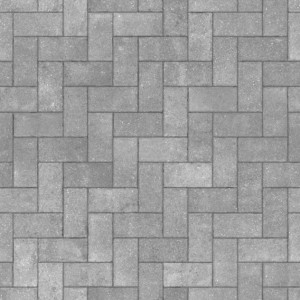
#> input picture Aulas/Semana 4/tiles1.tiff, 300 x 300 px
$ jupyter execute 'Aplicando a DFT.ipynb'
#> lines starting #> are read from the running program, lines starting #| are printed output that depends on the picture
[cell 1]
import numpy as np
import matplotlib.pyplot as plt
from scipy.fftpack import fft, fftfreq, fftshift

## 1. DFT 1D

#### Mistura de cosenos com ruído
Vamos definir um sinal dado pela mistura de duas funções coseno mais um ruído

[cell 2]
freq_s1 = 2.
freq_s2 = 5.
x = np.arange(0, 3, 0.01)
y = 8*np.cos(2*np.pi*freq_s1*x) + 7*np.cos(2*np.pi*freq_s2*x) + 3*np.random.normal(0., 1., x.size)

plt.plot(x, y)
#> figure, not shown here; curve peaks at x = 1, y = 20.65

[cell 3]
Fy = fft(y)
freqs = fftfreq(len(x), x[1]-x[0])
# Lembrando que a transformada está organizada de acordo com as frequências
# [0, ..., fmax, -fmax, ...]. Para deixarmos o sinal organizado de forma mais
# intuitiva, reordenamos as frequências:
Fy = fftshift(Fy)
freqs = fftshift(freqs)
plt.plot(freqs, np.abs(Fy))
plt.xlim((-10,10))
#> figure, not shown here; curve peaks at x = -2, y = 1246.2

#### Função caixa

[cell 4]
x = np.linspace(0, 1, 100)
y = np.zeros(len(x))
y[45:55] = 1

Fy = fft(y)
freqs = fftfreq(len(x), x[1]-x[0])
Fy = fftshift(Fy)
freqs = fftshift(freqs)

plt.subplot(1, 2, 1)
plt.plot(x, y)
plt.title('Sinal original')
plt.subplot(1, 2, 2)
plt.plot(freqs, np.abs(Fy))
plt.xlabel('Frequência')
plt.ylabel('Amplitude')
plt.title('Transformada de Fourier')
#> figure, not shown here; panel 1: curve peaks at x = 0.455, y = 1; panel 2: curve peaks at x = 0, y = 10

## 2. DFT 2D de um sinal artificial

[cell 5]
from scipy.fftpack import fft2, fftshift, fftfreq

# Vamos definir uma imagem dada pela mistura de duas funções coseno,
# cada uma em uma direção (horizontal e vertical), mais um ruído
N = 150
quant_ruido = 0.
freq_r = 2./N    # 2 ciclos de coseno ao longo das linhas
freq_c = 5./N    # 5 ciclos de coseno ao longo das colunas
Z = np.zeros((N, N))
for row in range(N):
    for col in range(N):
        Z[row, col] = 4*np.cos(2*np.pi*freq_r*row) + 5*np.cos(2*np.pi*freq_c*col) + \
                        quant_ruido*np.random.normal(0., 1.)
plt.imshow(Z, 'gray')
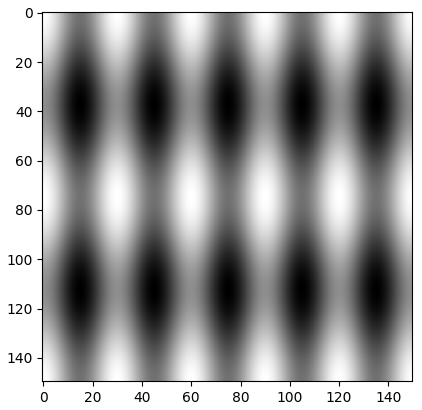
#> figure drawn by matplotlib, 1 panel

[cell 6]
FZ = fft2(Z)
freqs = fftfreq(N, 1.)
FZ = fftshift(FZ)         # Shift values so that the center of the array has frequency 0
freqs = fftshift(freqs)
plt.pcolormesh(freqs, freqs, np.abs(FZ), cmap='gray')
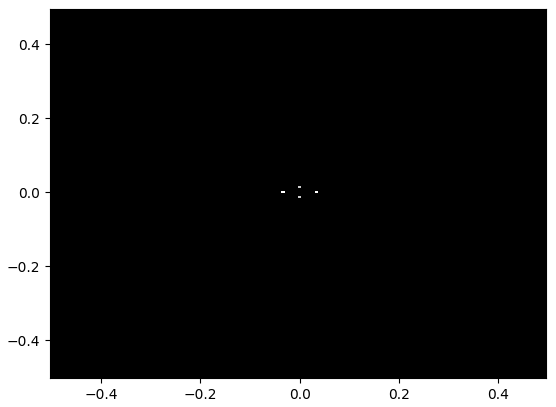
#> figure drawn by matplotlib, 1 panel

[cell 7]
plt.pcolormesh(freqs, freqs, np.abs(FZ), cmap='gray')
plt.xlim((-0.1, 0.1))
plt.ylim((-0.1, 0.1))
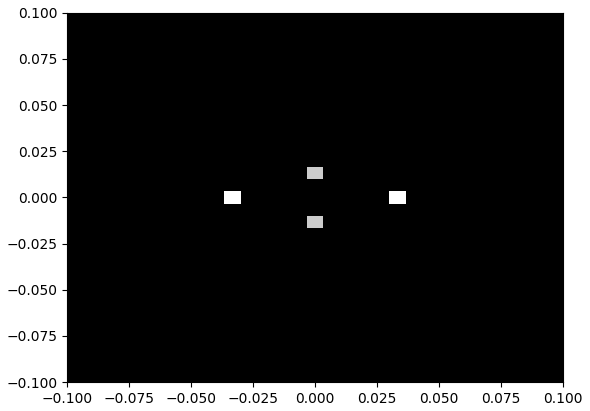
#> figure drawn by matplotlib, 1 panel

[cell 8]
plt.pcolormesh(freqs, freqs, np.log(np.abs(FZ)), cmap='gray')
plt.xlim((-0.1, 0.1))
plt.ylim((-0.1, 0.1))
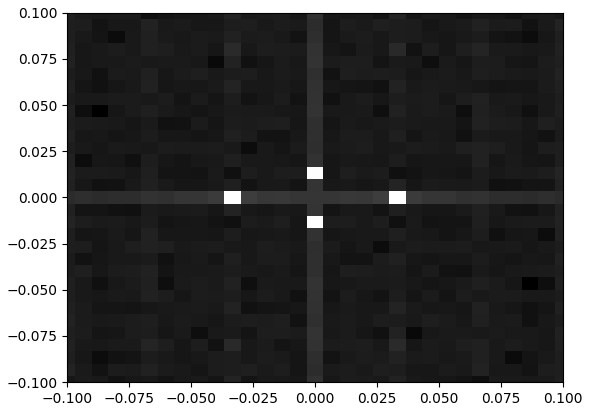
#> figure drawn by matplotlib, 1 panel

## 3. DFT 2D de imagens com repetição

[cell 9]
def calc_fourier_and_plot(img):
    '''Calcula transformada de Fourier de uma imagem e plota o resultado'''
    num_rows, num_cols = img.shape

    Fimg = fft2(img)
    freq_r = fftfreq(num_rows)
    freq_c = fftfreq(num_cols)

    Fimg = fftshift(Fimg)
    freq_r = fftshift(freq_r)
    freq_c = fftshift(freq_c)
    plt.figure(figsize=[8,8])
    plt.pcolormesh(freq_c, freq_r, np.log(np.abs(Fimg)), cmap='gray')

[cell 10]
filename='tiles1.tiff'

img = plt.imread(filename)
#> img is the input picture: shape (300, 300); min 88, max 227, mean 157.9
plt.figure(figsize=[8,8])
plt.imshow(img, 'gray')

calc_fourier_and_plot(img)
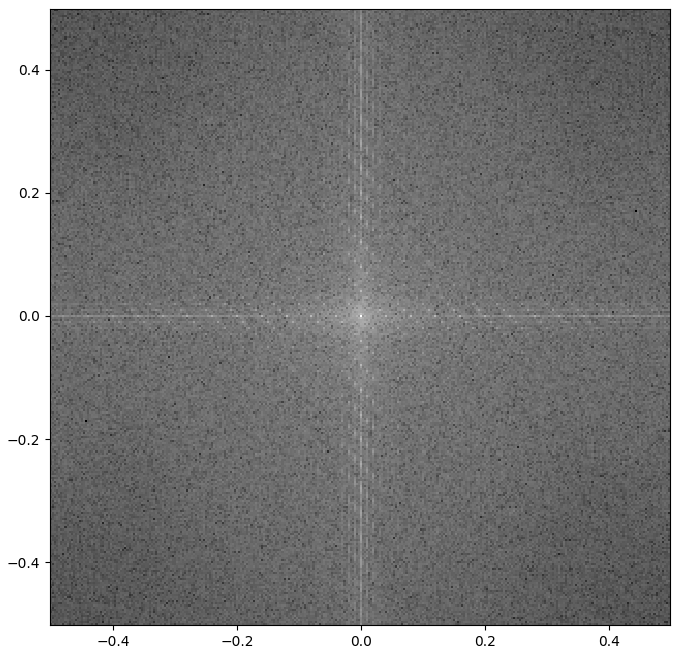
#> figure drawn by matplotlib, 1 panel

[cell 11]
filename='tiles2.tiff'

img = plt.imread(filename)
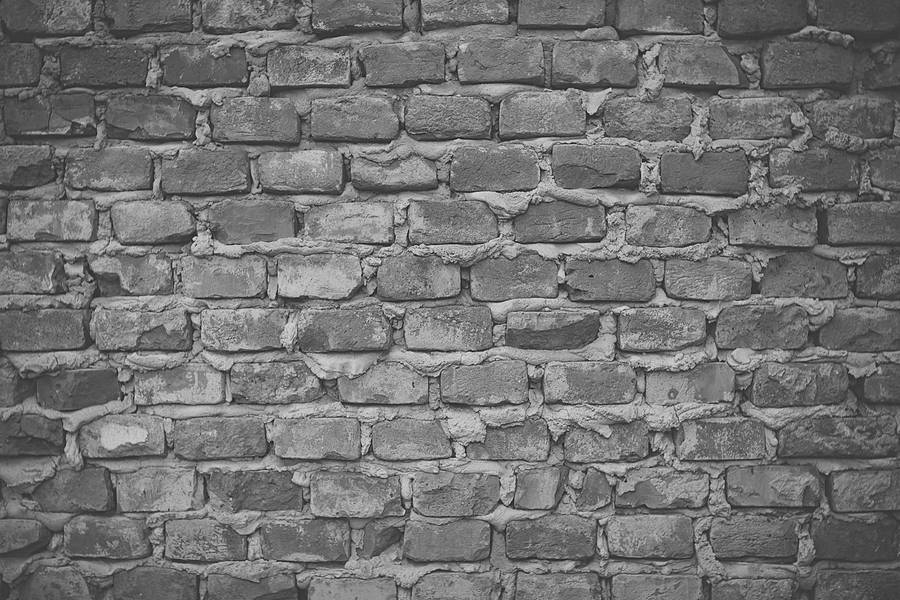
#> input picture Aulas/Semana 4/tiles2.tiff, 900 x 600 px
#> img is the input picture: shape (600, 900); min 6, max 245, mean 115.1
plt.figure(figsize=[8,8])
plt.imshow(img, 'gray')

calc_fourier_and_plot(img)

[cell 12]
filename='tiles3.tiff'

img = plt.imread(filename)
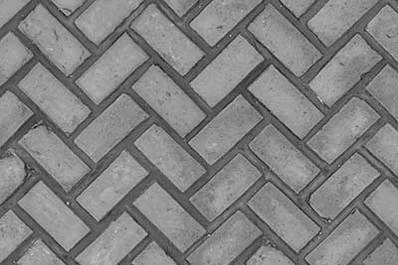
#> input picture Aulas/Semana 4/tiles3.tiff, 398 x 265 px
#> img is the input picture: shape (265, 398); min 6, max 213, mean 129.3
plt.figure(figsize=[8,8])
plt.imshow(img, 'gray')

calc_fourier_and_plot(img)
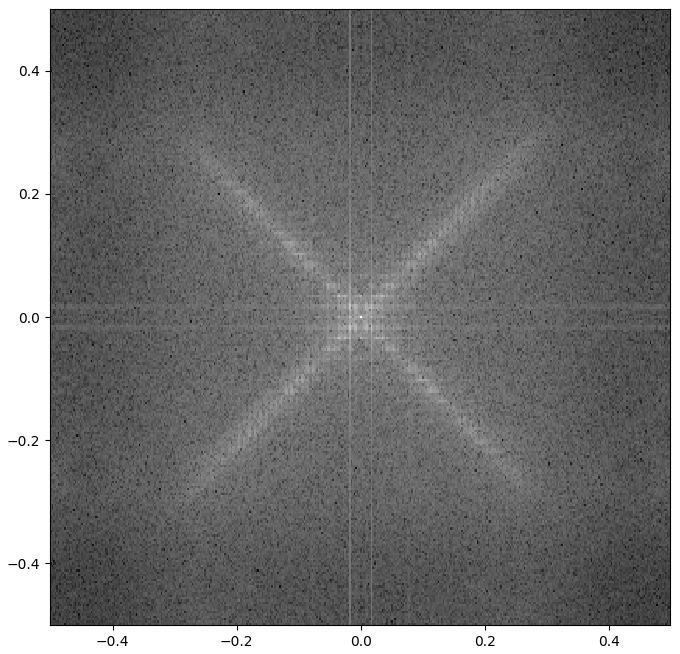
#> figure drawn by matplotlib, 1 panel

## 4. DFT 2D de uma imagem qualquer

[cell 13]
filename='cameraman.tiff'

img = plt.imread(filename)
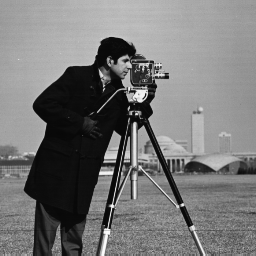
#> input picture Aulas/Semana 4/cameraman.tiff, 256 x 256 px
#> img is the input picture: shape (256, 256); min 7, max 253, mean 118.7
plt.figure(figsize=[8,8])
plt.imshow(img, 'gray')

calc_fourier_and_plot(img)
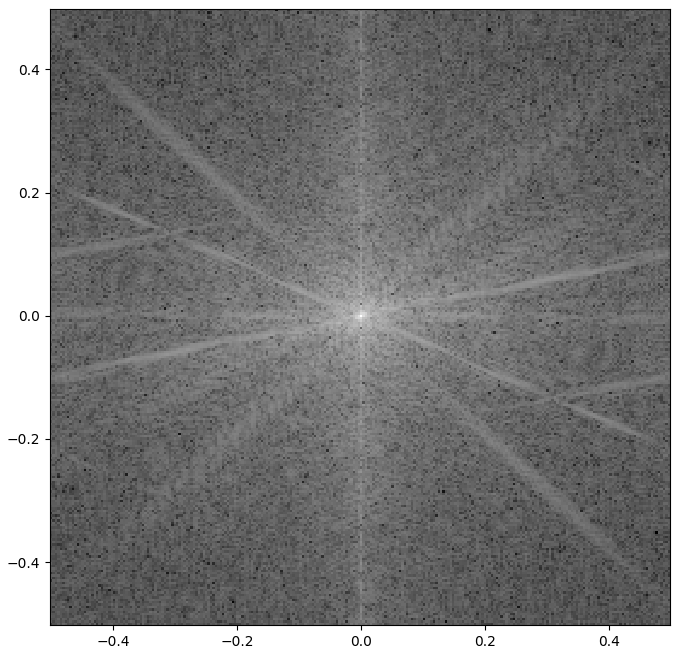
#> figure drawn by matplotlib, 1 panel
